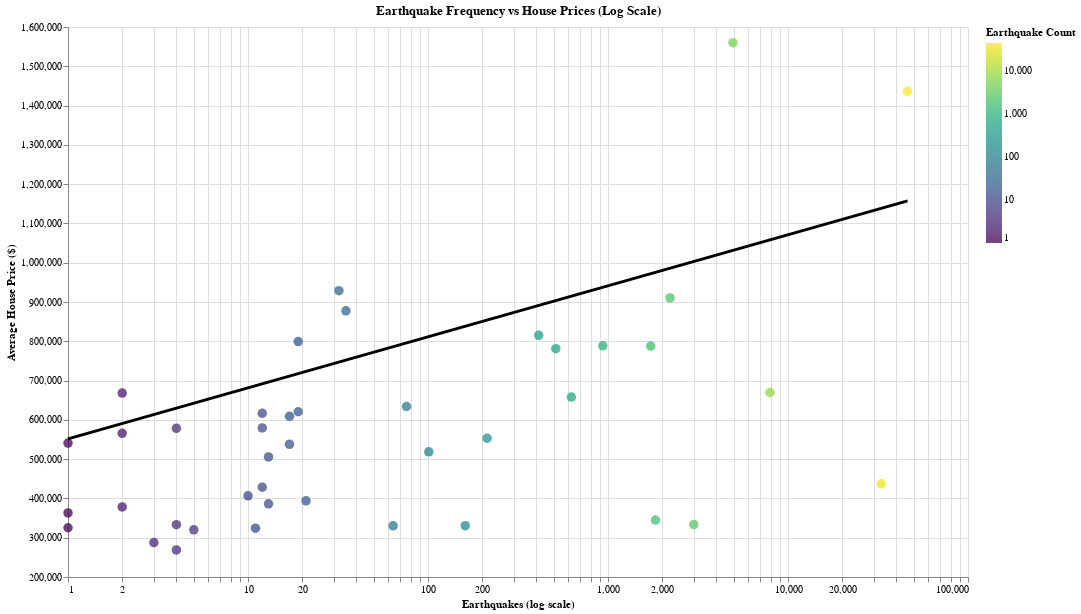

Notebook code for this chart:
### Markdown cell above
## 🔎 Analyse de la Relation entre l’Activité Sismique et les Prix Immobiliers  
### Une visualisation combinant échelle logarithmique, intensité sismique et tendance générale

Cette visualisation explore comment le nombre de séismes dans un État américain est associé au prix médian de l’immobilier.  
Elle combine plusieurs éléments complémentaires :

- **Scatter plot** : chaque point représente un État pour l’année sélectionnée.  
- **Échelle logarithmique sur l’axe des X** : permet de visualiser correctement des niveaux de sismicité très différents (de 1 à plusieurs centaines).  
- **Couleur continue (Viridis)** : encode l’intensité des séismes, renforçant la lecture des variations.  
- **Regression Linéaire** : une tendance linéaire qui met en évidence la relation générale.  

L’objectif final est d’offrir une lecture claire, équilibrée et robuste de la relation potentielle entre l’activité sismique et les prix domiciliaires, malgré la grande variabilité des États.

### Code cell
# Filter out invalid values
df_corr = df_state_aggreg_year[
    (df_state_aggreg_year["n_earthquakes"] > 0) &
    (df_state_aggreg_year["avg_price"] > 0)
].copy()

# Ensure numeric
df_corr["n_earthquakes"] = pd.to_numeric(df_corr["n_earthquakes"], errors="coerce")
df_corr["avg_price"] = pd.to_numeric(df_corr["avg_price"], errors="coerce")

# Color scale
color_scale = alt.Scale(type="log", scheme="viridis")

scatter = (
    alt.Chart(df_corr)
    .mark_circle(size=90, opacity=0.75)
    .encode(
        x=alt.X("n_earthquakes:Q", title="Earthquakes (log scale)", scale=alt.Scale(type="log")),
        y=alt.Y("avg_price:Q", title="Average House Price ($)", scale=alt.Scale(zero=False)),
        color=alt.Color("n_earthquakes:Q", title="Earthquake Count", scale=color_scale,
                        legend=alt.Legend(labelExpr="datum.label")),
        tooltip=[
            alt.Tooltip("state:N"),
            alt.Tooltip("n_earthquakes:Q", title="Earthquakes"),
            alt.Tooltip("avg_price:Q", title="Avg Price ($)")
        ]
    )
)

smooth = (
    alt.Chart(df_corr)
    .transform_regression("n_earthquakes", "avg_price", method="linear")
    .mark_line(color="black", size=3)
    .encode(
        x=alt.X("n_earthquakes:Q", scale=alt.Scale(type="log")),
        y="avg_price:Q"
    )
)

correlation = (scatter + smooth).properties(
    width=900,
    height=550,
    title="Earthquake Frequency vs House Prices (Log Scale)"
)

correlation

### Figure 1 — Vega specification as saved in the notebook (floating-point values rounded to 4 significant figures)
{"$schema": "https://vega.github.io/schema/vega/v5.json", "data": [{"name": "source_0", "values": [{"state": "Alabama", "year": 2015, "n_earthquakes": 21.0, "avg_magnitude": 2.38, "max_magnitude": 3.5, "avg_depth": 2.761, "n_properties": 217.0, "avg_price": 393900.0, "median_price": 285000.0, "avg_bedrooms": 3.53, "avg_bathrooms": 2.719, "fips": 1, "__index_level_0__": 25}, {"state": "Alaska", "year": 2015, "n_earthquakes": 32970.0, "avg_magnitude": 1.569, "max_magnitude": 6.8, "avg_depth": 40.96, "n_properties": 24.0, "avg_price": 437300.0, "median_price": 372200.0, "avg_bedrooms": 3.333, "avg_bathrooms": 2.667, "fips": 2, "__index_level_0__": 59}, {"state": "Arizona", "year": 2015, "n_earthquakes": 76.0, "avg_magnitude": 1.918, "max_magnitude": 4.0, "avg_depth": 10.58, "n_properties": 749.0, "avg_price": 634000.0, "median_price": 460000.0, "avg_bedrooms": 3.192, "avg_bathrooms": 2.479, "fips": 4, "__index_level_0__": 93}, {"state": "Arkansas", "year": 2015, "n_earthquakes": 64.0, "avg_magnitude": 2.095, "max_magnitude": 2.98, "avg_depth": 5.324, "n_properties": 167.0, "avg_price": 330200.0, "median_price": 240000.0, "avg_bedrooms": 3.24, "avg_bathrooms": 2.371, "fips": 5, "__index_level_0__": 127}, {"state": "California", "year": 2015, "n_earthquakes": 46150.0, "avg_magnitude": 0.966, "max_magnitude": 5.72, "avg_depth": 5.768, "n_properties": 2420.0, "avg_price": 1437000.0, "median_price": 761200.0, "avg_bedrooms": 3.501, "avg_bathrooms": 2.879, "fips": 6, "__index_level_0__": 162}, {"state": "Colorado", "year": 2015, "n_earthquakes": 32.0, "avg_magnitude": 2.954, "max_magnitude": 3.9, "avg_depth": 3.545, "n_properties": 567.0, "avg_price": 928700.0, "median_price": 619500.0, "avg_bedrooms": 3.66, "avg_bathrooms": 3.039, "fips": 8, "__index_level_0__": 196}, {"state": "Connecticut", "year": 2015, "n_earthquakes": 19.0, "avg_magnitude": 1.618, "max_magnitude": 3.3, "avg_depth": 4.702, "n_properties": 244.0, "avg_price": 620600.0, "median_price": 387000.0, "avg_bedrooms": 3.627, "avg_bathrooms": 2.709, "fips": 9, "__index_level_0__": 230}, {"state": "Georgia", "year": 2015, "n_earthquakes": 13.0, "avg_magnitude": 2.616, "max_magnitude": 4.4, "avg_depth": 10.02, "n_properties": 437.0, "avg_price": 505700.0, "median_price": 387000.0, "avg_bedrooms": 3.73, "avg_bathrooms": 3.05, "fips": 13, "__index_level_0__": 330}, {"state": "Hawaii", "year": 2015, "n_earthquakes": 4944.0, "avg_magnitude": 1.427, "max_magnitude": 5.2, "avg_depth": 6.816, "n_properties": 137.0, "avg_price": 1560000.0, "median_price": 889000.0, "avg_bedrooms": 2.971, "avg_bathrooms": 2.46, "fips": 15, "__index_level_0__": 366}, {"state": "Idaho", "year": 2015, "n_earthquakes": 513.0, "avg_magnitude": 2.018, "max_magnitude": 5.0, "avg_depth": 7.825, "n_properties": 84.0, "avg_price": 781200.0, "median_price": 607000.0, "avg_bedrooms": 3.631, "avg_bathrooms": 2.452, "fips": 16, "__index_level_0__": 400}, {"state": "Illinois", "year": 2015, "n_earthquakes": 10.0, "avg_magnitude": 2.381, "max_magnitude": 3.4, "avg_depth": 12.32, "n_properties": 789.0, "avg_price": 406500.0, "median_price": 289000.0, "avg_bedrooms": 3.426, "avg_bathrooms": 2.63, "fips": 17, "__index_level_0__": 434}, {"state": "Indiana", "year": 2015, "n_earthquakes": 1.0, "avg_magnitude": 2.33, "max_magnitude": 2.33, "avg_depth": 16.75, "n_properties": 332.0, "avg_price": 325300.0, "median_price": 259900.0, "avg_bedrooms": 3.328, "avg_bathrooms": 2.416, "fips": 18, "__index_level_0__": 465}, {"state": "Kansas", "year": 2015, "n_earthquakes": 1835.0, "avg_magnitude": 1.966, "max_magnitude": 4.1, "avg_depth": 5.055, "n_properties": 159.0, "avg_price": 344900.0, "median_price": 300000.0, "avg_bedrooms": 3.629, "avg_bathrooms": 2.843, "fips": 20, "__index_level_0__": 530}, {"state": "Kentucky", "year": 2015, "n_earthquakes": 11.0, "avg_magnitude": 2.414, "max_magnitude": 2.82, "avg_depth": 14.11, "n_properties": 284.0, "avg_price": 324400.0, "median_price": 265000.0, "avg_bedrooms": 3.313, "avg_bathrooms": 2.412, "fips": 21, "__index_level_0__": 564}, {"state": "Maine", "year": 2015, "n_earthquakes": 35.0, "avg_magnitude": 1.726, "max_magnitude": 2.5, "avg_depth": 4.771, "n_properties": 23.0, "avg_price": 877500.0, "median_price": 379900.0, "avg_bedrooms": 3.522, "avg_bathrooms": 2.435, "fips": 23, "__index_level_0__": 630}, {"state": "Maryland", "year": 2015, "n_earthquakes": 1.0, "avg_magnitude": 1.91, "max_magnitude": 1.91, "avg_depth": 7.0, "n_properties": 444.0, "avg_price": 540800.0, "median_price": 419900.0, "avg_bedrooms": 3.626, "avg_bathrooms": 3.09, "fips": 24, "__index_level_0__": 664}, {"state": "Massachusetts", "year": 2015, "n_earthquakes": 2.0, "avg_magnitude": 1.65, "max_magnitude": 1.8, "avg_depth": 5.31, "n_properties": 12.0, "avg_price": 668200.0, "median_price": 498500.0, "avg_bedrooms": 3.917, "avg_bathrooms": 2.833, "fips": 25, "__index_level_0__": 697}, {"state": "Michigan", "year": 2015, "n_earthquakes": 4.0, "avg_magnitude": 3.075, "max_magnitude": 4.2, "avg_depth": 2.37, "n_properties": 508.0, "avg_price": 333300.0, "median_price": 229900.0, "avg_bedrooms": 3.425, "avg_bathrooms": 2.283, "fips": 26, "__index_level_0__": 730}, {"state": "Minnesota", "year": 2015, "n_earthquakes": 12.0, "avg_magnitude": 2.575, "max_magnitude": 2.8, "avg_depth": 0.0, "n_properties": 552.0, "avg_price": 428600.0, "median_price": 349900.0, "avg_bedrooms": 3.453, "avg_bathrooms": 2.498, "fips": 27, "__index_level_0__": 763}, {"state": "Mississippi", "year": 2015, "n_earthquakes": 5.0, "avg_magnitude": 2.884, "max_magnitude": 3.2, "avg_depth": 4.004, "n_properties": 65.0, "avg_price": 320000.0, "median_price": 279000.0, "avg_bedrooms": 3.492, "avg_bathrooms": 2.692, "fips": 28, "__index_level_0__": 794}, {"state": "Missouri", "year": 2015, "n_earthquakes": 161.0, "avg_magnitude": 1.778, "max_magnitude": 3.6, "avg_depth": 8.532, "n_properties": 370.0, "avg_price": 330600.0, "median_price": 263900.0, "avg_bedrooms": 3.235, "avg_bathrooms": 2.514, "fips": 29, "__index_level_0__": 827}, {"state": "Montana", "year": 2015, "n_earthquakes": 1727.0, "avg_magnitude": 0.9612, "max_magnitude": 3.5, "avg_depth": 7.589, "n_properties": 87.0, "avg_price": 787900.0, "median_price": 534900.0, "avg_bedrooms": 3.517, "avg_bathrooms": 2.598, "fips": 30, "__index_level_0__": 861}, {"state": "Nebraska", "year": 2015, "n_earthquakes": 3.0, "avg_magnitude": 3.367, "max_magnitude": 3.6, "avg_depth": 8.25, "n_properties": 158.0, "avg_price": 287700.0, "median_price": 250000.0, "avg_bedrooms": 3.348, "avg_bathrooms": 2.475, "fips": 31, "__index_level_0__": 895}, {"state": "Nevada", "year": 2015, "n_earthquakes": 7935.0, "avg_magnitude": 0.4986, "max_magnitude": 5.3, "avg_depth": 7.452, "n_properties": 106.0, "avg_price": 669600.0, "median_price": 517000.0, "avg_bedrooms": 3.321, "avg_bathrooms": 2.604, "fips": 32, "__index_level_0__": 929}, {"state": "New Hampshire", "year": 2015, "n_earthquakes": 17.0, "avg_magnitude": 1.676, "max_magnitude": 2.3, "avg_depth": 5.155, "n_properties": 43.0, "avg_price": 608900.0, "median_price": 489900.0, "avg_bedrooms": 3.395, "avg_bathrooms": 2.558, "fips": 33, "__index_level_0__": 963}, {"state": "New Jersey", "year": 2015, "n_earthquakes": 4.0, "avg_magnitude": 1.462, "max_magnitude": 2.6, "avg_depth": 6.755, "n_properties": 330.0, "avg_price": 578300.0, "median_price": 419000.0, "avg_bedrooms": 3.421, "avg_bathrooms": 2.633, "fips": 34, "__index_level_0__": 997}, {"state": "New Mexico", "year": 2015, "n_earthquakes": 13.0, "avg_magnitude": 2.992, "max_magnitude": 3.9, "avg_depth": 4.819, "n_properties": 100.0, "avg_price": 386200.0, "median_price": 299700.0, "avg_bedrooms": 3.39, "avg_bathrooms": 2.5, "fips": 35, "__index_level_0__": 1031}, {"state": "New York", "year": 2015, "n_earthquakes": 19.0, "avg_magnitude": 1.443, "max_magnitude": 2.79, "avg_depth": 7.765, "n_properties": 756.0, "avg_price": 799200.0, "median_price": 359000.0, "avg_bedrooms": 3.783, "avg_bathrooms": 2.544, "fips": 36, "__index_level_0__": 1065}, {"state": "North Carolina", "year": 2015, "n_earthquakes": 17.0, "avg_magnitude": 2.108, "max_magnitude": 2.67, "avg_depth": 3.299, "n_properties": 494.0, "avg_price": 537600.0, "median_price": 389900.0, "avg_bedrooms": 3.429, "avg_bathrooms": 2.84, "fips": 37, "__index_level_0__": 1099}, {"state": "Ohio", "year": 2015, "n_earthquakes": 4.0, "avg_magnitude": 2.325, "max_magnitude": 2.6, "avg_depth": 8.0, "n_properties": 702.0, "avg_price": 268800.0, "median_price": 215000.0, "avg_bedrooms": 3.395, "avg_bathrooms": 2.352, "fips": 39, "__index_level_0__": 1155}, {"state": "Oklahoma", "year": 2015, "n_earthquakes": 2997.0, "avg_magnitude": 2.787, "max_magnitude": 4.7, "avg_depth": 5.332, "n_properties": 320.0, "avg_price": 333500.0, "median_price": 243500.0, "avg_bedrooms": 3.366, "avg_bathrooms": 2.478, "fips": 40, "__index_level_0__": 1189}, {"state": "Oregon", "year": 2015, "n_earthquakes": 626.0, "avg_magnitude": 1.326, "max_magnitude": 4.5, "avg_depth": 5.905, "n_properties": 462.0, "avg_price": 657900.0, "median_price": 542400.0, "avg_bedrooms": 3.312, "avg_bathrooms": 2.485, "fips": 41, "__index_level_0__": 1223}, {"state": "Pennsylvania", "year": 2015, "n_earthquakes": 2.0, "avg_magnitude": 1.935, "max_magnitude": 2.64, "avg_depth": 1.65, "n_properties": 841.0, "avg_price": 378400.0, "median_price": 289000.0, "avg_bedrooms": 3.391, "avg_bathrooms": 2.44, "fips": 42, "__index_level_0__": 1257}, {"state": "Rhode Island", "year": 2015, "n_earthquakes": 2.0, "avg_magnitude": 2.15, "max_magnitude": 2.3, "avg_depth": 12.32, "n_properties": 55.0, "avg_price": 565800.0, "median_price": 399000.0, "avg_bedrooms": 3.455, "avg_bathrooms": 2.309, "fips": 44, "__index_level_0__": 1290}, {"state": "South Carolina", "year": 2015, "n_earthquakes": 12.0, "avg_magnitude": 1.534, "max_magnitude": 2.48, "avg_depth": 3.563, "n_properties": 300.0, "avg_price": 579300.0, "median_price": 399800.0, "avg_bedrooms": 3.49, "avg_bathrooms": 2.83, "fips": 45, "__index_level_0__": 1323}, {"state": "Tennessee", "year": 2015, "n_earthquakes": 213.0, "avg_magnitude": 1.662, "max_magnitude": 3.5, "avg_depth": 9.585, "n_properties": 401.0, "avg_price": 553400.0, "median_price": 375000.0, "avg_bedrooms": 3.277, "avg_bathrooms": 2.631, "fips": 47, "__index_level_0__": 1390}, {"state": "Texas", "year": 2015, "n_earthquakes": 101.0, "avg_magnitude": 2.581, "max_magnitude": 4.0, "avg_depth": 5.487, "n_properties": 2077.0, "avg_price": 518700.0, "median_price": 374900.0, "avg_bedrooms": 3.52, "avg_bathrooms": 2.792, "fips": 48, "__index_level_0__": 1424}, {"state": "Utah", "year": 2015, "n_earthquakes": 936.0, "avg_magnitude": 1.328, "max_magnitude": 4.09, "avg_depth": 5.774, "n_properties": 239.0, "avg_price": 788500.0, "median_price": 575000.0, "avg_bedrooms": 4.594, "avg_bathrooms": 3.213, "fips": 49, "__index_level_0__": 1458}, {"state": "Vermont", "year": 2015, "n_earthquakes": 1.0, "avg_magnitude": 1.4, "max_magnitude": 1.4, "avg_depth": 5.0, "n_properties": 38.0, "avg_price": 363000.0, "median_price": 340000.0, "avg_bedrooms": 3.737, "avg_bathrooms": 2.421, "fips": 50, "__index_level_0__": 1490}, {"state": "Virginia", "year": 2015, "n_earthquakes": 12.0, "avg_magnitude": 2.022, "max_magnitude": 2.8, "avg_depth": 3.721, "n_properties": 542.0, "avg_price": 616600.0, "median_price": 486500.0, "avg_bedrooms": 3.688, "avg_bathrooms": 3.161, "fips": 51, "__index_level_0__": 1523}, {"state": "Washington", "year": 2015, "n_earthquakes": 2211.0, "avg_magnitude": 0.9569, "max_magnitude": 4.2, "avg_depth": 9.18, "n_properties": 586.0, "avg_price": 910400.0, "median_price": 648500.0, "avg_bedrooms": 3.423, "avg_bathrooms": 2.541, "fips": 53, "__index_level_0__": 1557}, {"state": "Wyoming", "year": 2015, "n_earthquakes": 412.0, "avg_magnitude": 2.34, "max_magnitude": 3.8, "avg_depth": 2.62, "n_properties": 33.0, "avg_price": 815200.0, "median_price": 360000.0, "avg_bedrooms": 3.455, "avg_bathrooms": 2.576, "fips": 56, "__index_level_0__": 1659}]}, {"name": "data_0", "values": [{"avg_price": 393900.0, "n_earthquakes": 21.0, "state": "Alabama"}, {"avg_price": 437300.0, "n_earthquakes": 32970.0, "state": "Alaska"}, {"avg_price": 634000.0, "n_earthquakes": 76.0, "state": "Arizona"}, {"avg_price": 330200.0, "n_earthquakes": 64.0, "state": "Arkansas"}, {"avg_price": 1437000.0, "n_earthquakes": 46150.0, "state": "California"}, {"avg_price": 928700.0, "n_earthquakes": 32.0, "state": "Colorado"}, {"avg_price": 620600.0, "n_earthquakes": 19.0, "state": "Connecticut"}, {"avg_price": 505700.0, "n_earthquakes": 13.0, "state": "Georgia"}, {"avg_price": 1560000.0, "n_earthquakes": 4944.0, "state": "Hawaii"}, {"avg_price": 781200.0, "n_earthquakes": 513.0, "state": "Idaho"}, {"avg_price": 406500.0, "n_earthquakes": 10.0, "state": "Illinois"}, {"avg_price": 325300.0, "n_earthquakes": 1.0, "state": "Indiana"}, {"avg_price": 344900.0, "n_earthquakes": 1835.0, "state": "Kansas"}, {"avg_price": 324400.0, "n_earthquakes": 11.0, "state": "Kentucky"}, {"avg_price": 877500.0, "n_earthquakes": 35.0, "state": "Maine"}, {"avg_price": 540800.0, "n_earthquakes": 1.0, "state": "Maryland"}, {"avg_price": 668200.0, "n_earthquakes": 2.0, "state": "Massachusetts"}, {"avg_price": 333300.0, "n_earthquakes": 4.0, "state": "Michigan"}, {"avg_price": 428600.0, "n_earthquakes": 12.0, "state": "Minnesota"}, {"avg_price": 320000.0, "n_earthquakes": 5.0, "state": "Mississippi"}, {"avg_price": 330600.0, "n_earthquakes": 161.0, "state": "Missouri"}, {"avg_price": 787900.0, "n_earthquakes": 1727.0, "state": "Montana"}, {"avg_price": 287700.0, "n_earthquakes": 3.0, "state": "Nebraska"}, {"avg_price": 669600.0, "n_earthquakes": 7935.0, "state": "Nevada"}, {"avg_price": 608900.0, "n_earthquakes": 17.0, "state": "New Hampshire"}, {"avg_price": 578300.0, "n_earthquakes": 4.0, "state": "New Jersey"}, {"avg_price": 386200.0, "n_earthquakes": 13.0, "state": "New Mexico"}, {"avg_price": 799200.0, "n_earthquakes": 19.0, "state": "New York"}, {"avg_price": 537600.0, "n_earthquakes": 17.0, "state": "North Carolina"}, {"avg_price": 268800.0, "n_earthquakes": 4.0, "state": "Ohio"}, {"avg_price": 333500.0, "n_earthquakes": 2997.0, "state": "Oklahoma"}, {"avg_price": 657900.0, "n_earthquakes": 626.0, "state": "Oregon"}, {"avg_price": 378400.0, "n_earthquakes": 2.0, "state": "Pennsylvania"}, {"avg_price": 565800.0, "n_earthquakes": 2.0, "state": "Rhode Island"}, {"avg_price": 579300.0, "n_earthquakes": 12.0, "state": "South Carolina"}, {"avg_price": 553400.0, "n_earthquakes": 213.0, "state": "Tennessee"}, {"avg_price": 518700.0, "n_earthquakes": 101.0, "state": "Texas"}, {"avg_price": 788500.0, "n_earthquakes": 936.0, "state": "Utah"}, {"avg_price": 363000.0, "n_earthquakes": 1.0, "state": "Vermont"}, {"avg_price": 616600.0, "n_earthquakes": 12.0, "state": "Virginia"}, {"avg_price": 910400.0, "n_earthquakes": 2211.0, "state": "Washington"}, {"avg_price": 815200.0, "n_earthquakes": 412.0, "state": "Wyoming"}]}, {"name": "data_1", "source": "source_0", "transform": [{"type": "regression", "method": "linear", "x": "n_earthquakes", "y": "avg_price", "as": ["n_earthquakes", "avg_price"]}, {"type": "project", "fields": ["avg_price", "n_earthquakes"]}]}], "marks": [{"type": "symbol", "name": "layer_0_marks", "from": {"data": "data_0"}, "encode": {"update": {"fill": {"field": "n_earthquakes", "scale": "color"}, "size": {"value": 90}, "shape": {"value": "circle"}, "tooltip": {"signal": "{\"state\": isValid(datum[\"state\"]) ? datum[\"state\"] : \"\"+datum[\"state\"], \"Earthquakes\": format(datum[\"n_earthquakes\"], \"\"), \"Avg Price ($)\": format(datum[\"avg_price\"], \"\")}"}, "x": {"field": "n_earthquakes", "scale": "x"}, "opacity": {"value": 0.75}, "y": {"field": "avg_price", "scale": "y"}}}, "style": ["circle"]}, {"type": "line", "name": "layer_1_marks", "from": {"data": "data_1"}, "sort": {"field": "x"}, "encode": {"update": {"stroke": {"value": "black"}, "defined": {"signal": "isValid(datum[\"n_earthquakes\"]) && isFinite(+datum[\"n_earthquakes\"]) && isValid(datum[\"avg_price\"]) && isFinite(+datum[\"avg_price\"])"}, "strokeWidth": {"value": 3}, "x": {"field": "n_earthquakes", "scale": "x"}, "y": {"field": "avg_price", "scale": "y"}}}, "style": ["line"]}], "scales": [{"name": "x", "type": "log", "domain": {"fields": [{"data": "data_0", "field": "n_earthquakes"}, {"data": "data_1", "field": "n_earthquakes"}]}, "range": [0, {"signal": "width"}], "nice": true}, {"name": "y", "type": "linear", "domain": {"fields": [{"data": "data_0", "field": "avg_price"}, {"data": "data_1", "field": "avg_price"}]}, "range": [{"signal": "height"}, 0], "zero": false, "nice": true}, {"name": "color", "type": "log", "domain": {"data": "data_0", "field": "n_earthquakes"}, "range": {"scheme": "viridis"}, "interpolate": "hcl"}], "axes": [{"scale": "x", "minExtent": 0, "orient": "bottom", "gridScale": "y", "grid": true, "aria": false, "maxExtent": 0, "domain": false, "labels": false, "ticks": false, "zindex": 0}, {"scale": "y", "gridScale": "x", "aria": false, "minExtent": 0, "grid": true, "ticks": false, "orient": "left", "tickCount": {"signal": "ceil(height/40)"}, "labels": false, "domain": false, "maxExtent": 0, "zindex": 0}, {"scale": "x", "labelOverlap": "greedy", "grid": false, "title": "Earthquakes (log scale)", "orient": "bottom", "zindex": 0, "labelFlush": true}, {"scale": "y", "zindex": 0, "title": "Average House Price ($)", "labelOverlap": true, "orient": "left", "grid": false, "tickCount": {"signal": "ceil(height/40)"}}], "title": {"text": "Earthquake Frequency vs House Prices (Log Scale)", "frame": "group"}, "legends": [{"title": "Earthquake Count", "fill": "color", "gradientLength": {"signal": "clamp(height, 64, 200)"}, "labelOverlap": "greedy", "encode": {"gradient": {"update": {"opacity": {"value": 0.75}}}, "labels": {"update": {"text": {"signal": "datum.label"}}}}}], "padding": 5, "width": 900, "height": 550, "style": "cell", "background": "white"}
